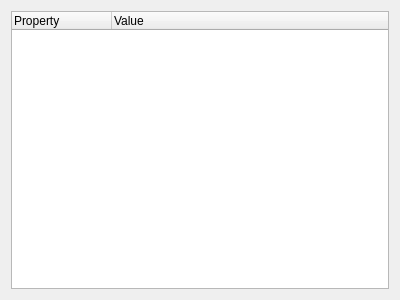
<?xml version="1.0" encoding="UTF-8"?>
<ui version="4.0">
 <class>PropertyDialog</class>
 <widget class="QDialog" name="PropertyDialog">
  <property name="geometry">
   <rect>
    <x>0</x>
    <y>0</y>
    <width>400</width>
    <height>300</height>
   </rect>
  </property>
  <property name="windowTitle">
   <string>Properties</string>
  </property>
  <layout class="QVBoxLayout" name="verticalLayout">
   <item>
    <widget class="QTreeWidget" name="treeWidget">
     <column>
      <property name="text">
       <string>Property</string>
      </property>
     </column>
     <column>
      <property name="text">
       <string>Value</string>
      </property>
     </column>
    </widget>
   </item>
  </layout>
 </widget>
 <resources/>
 <connections/>
</ui>
